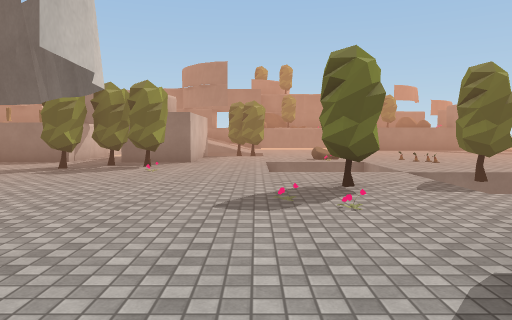
view 1 (above)

24 first-person views from a walk through a 3-D level made in the Unity game engine. The camera is 1.4 m above the floor, tilts 4° down and sees 70° across. The floor is counted in squares, 2 m on a side. Each view is taken from the middle of a square. On the plan, view 1 faces up. The plan holds only what a view shows up to about 11 squares ahead; the rest is blank. The place goes on beyond the plan. Some surface patterns are stand-ins.

view 2
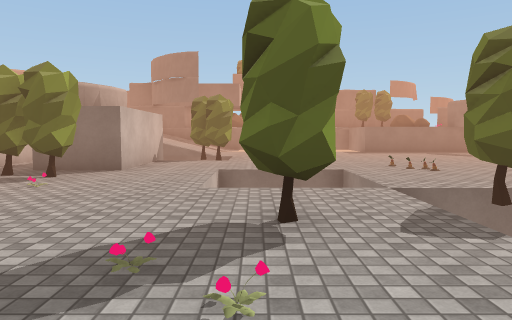

view 3
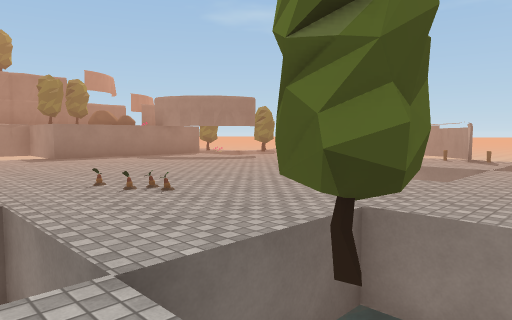

view 4
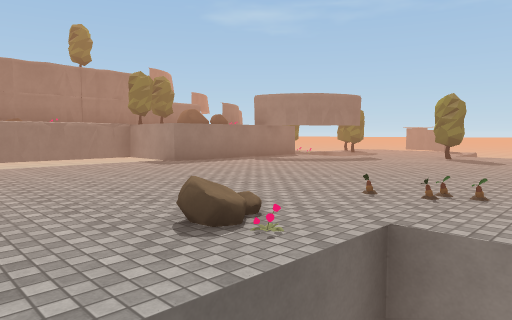

view 5
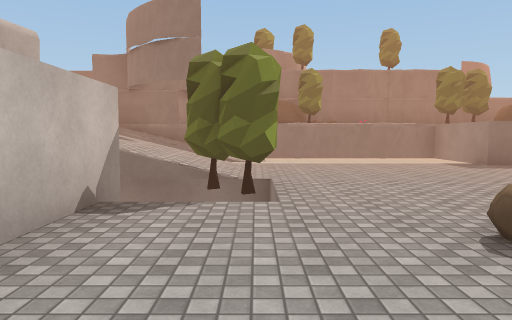

view 6
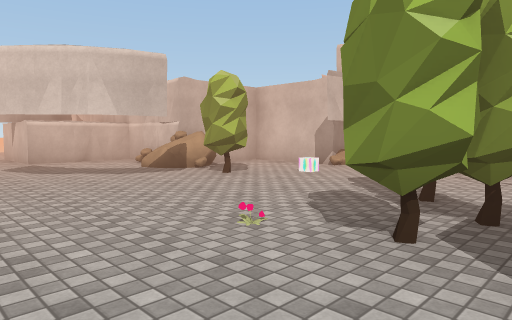

view 7
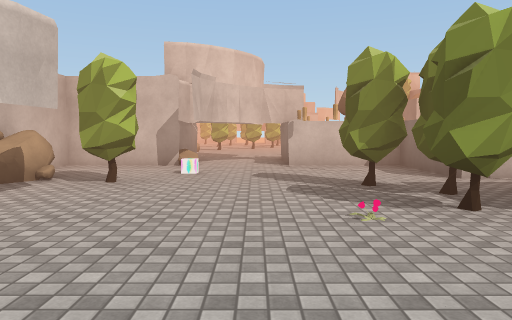

view 8
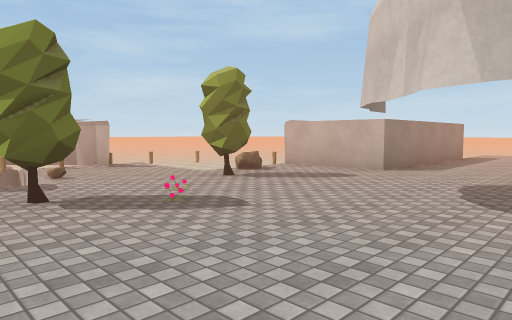

view 9
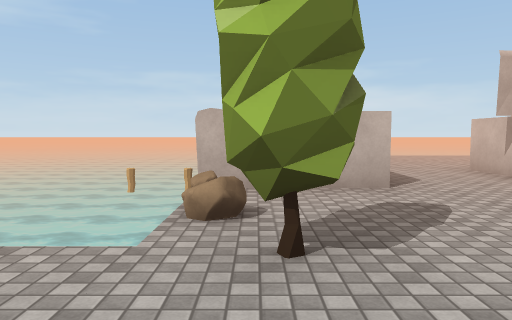

view 10
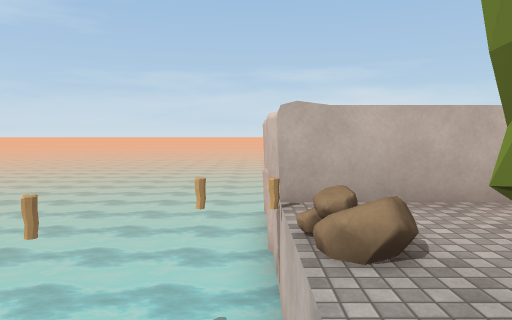

view 11
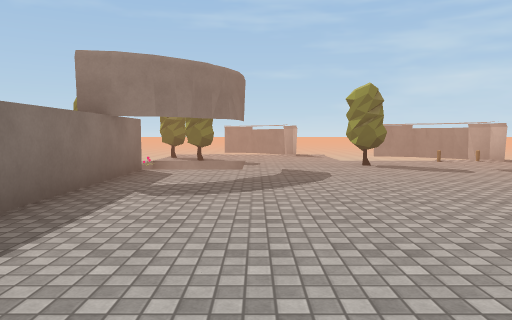

view 12
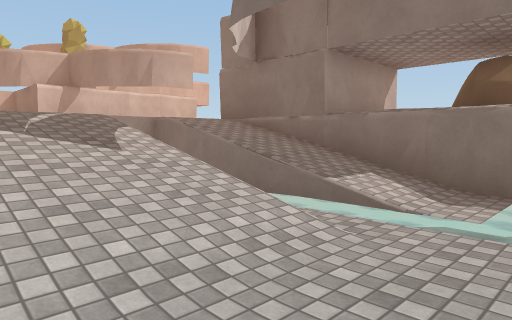

view 13
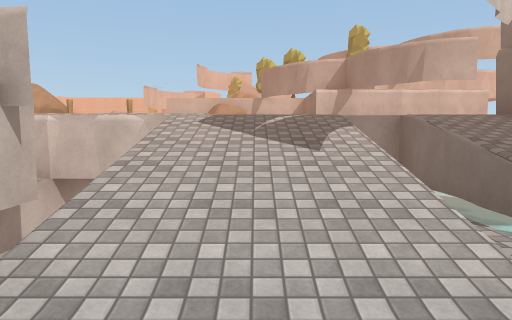

view 14
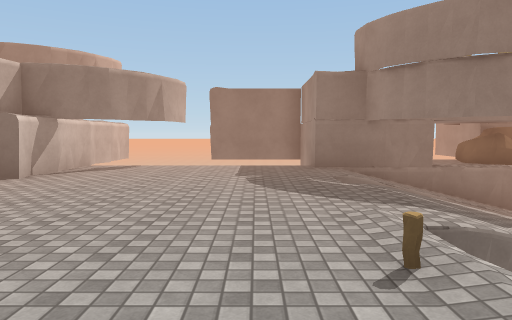

view 15
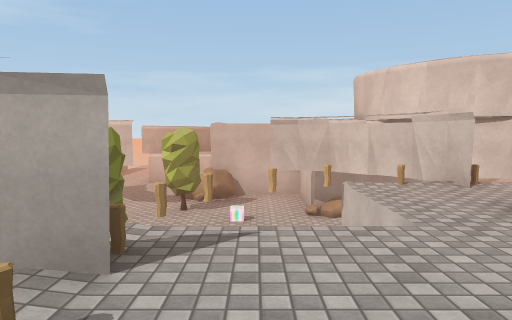

view 16
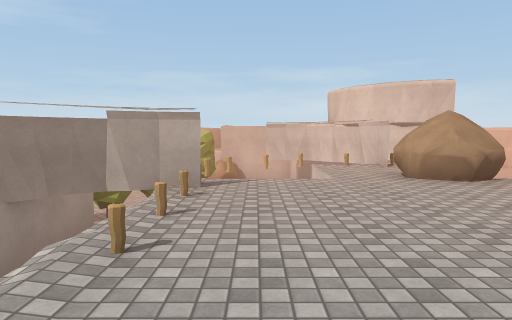

view 17
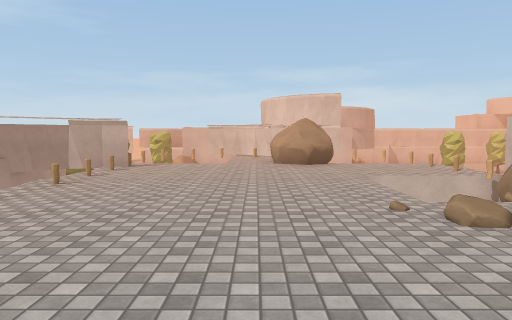

view 18
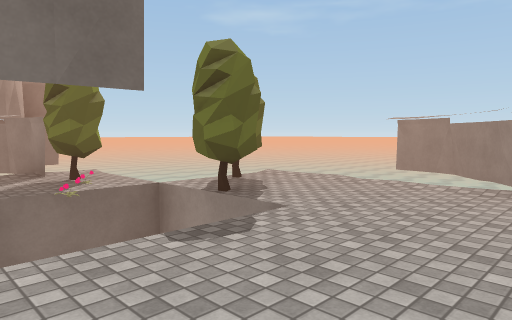

view 19
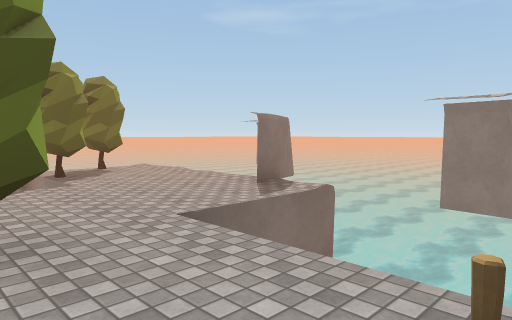

view 20
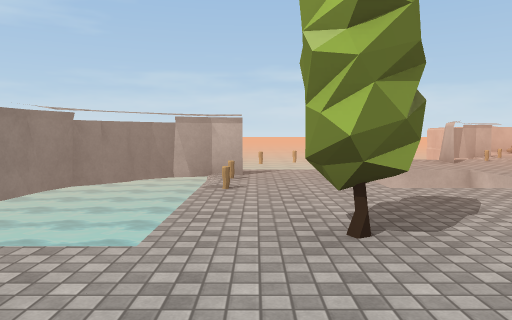

view 21
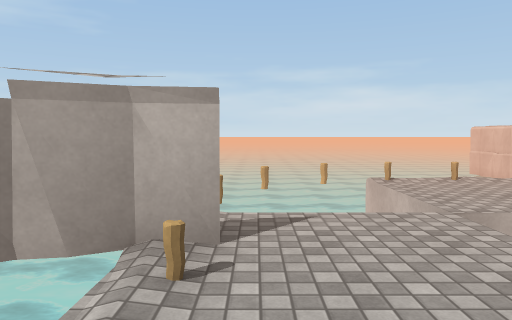

view 22
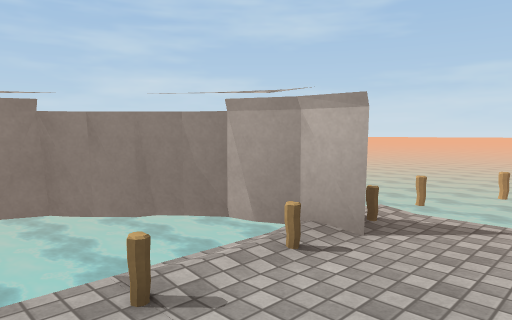

view 23
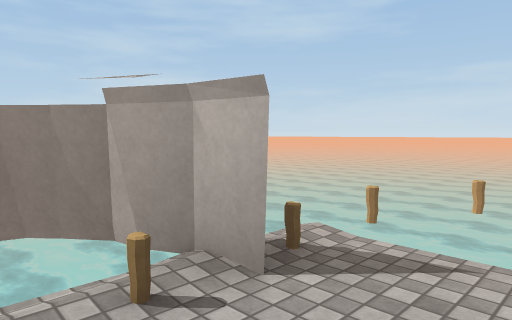

view 24
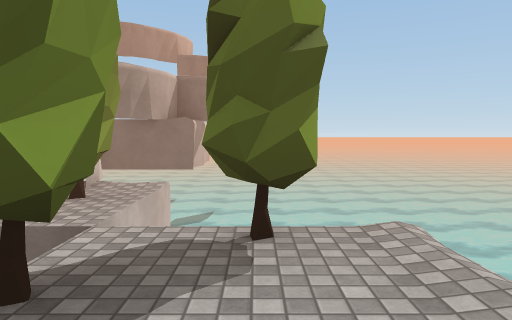

### Floor plan
Key: @ floor where view 1 was taken; # wall or solid block; x gap in a wall; . main floor; : floor 2 m higher than the main floor; - floor 2.5 m lower than the main floor; / step, stairs or slope; = window, fence, low wall or low ledge; ≈ water the walk keeps out of; v drop or lower ground; F flower; P plant; T tree; O other object.
Columns run from 10 left of view 1 to 17 right of it. Each row starts with its distance up from view 1.
 22 #                      #≈≈≈≈
 21 #vvvv##              ##    ≈
 20 #v vvv## #           #≈    ≈
 19 #: :::##########     ##≈   ≈
 18 # ::::////.    ≈     .T≈
 17 #:::::≈≈ /≈≈≈≈≈v##### O≈T≈
 16 ::::::////.........#.  TT.
 15 ::::::////..........   T.. #
 14 v:::::////................##
 13 v::::O   TT..............##≈
 12 v::::#v##≈T..........T....≈≈
 11 :::::#.##............T.≈  ≈≈
 10 :::::O ##...F.O........ #≈≈≈
  9 .#:....##..≈≈.P...≈≈≈.O##≈≈≈
  8  ::...TTT..  .....≈ ≈..x≈≈≈≈
  7  ##...T.F..≈≈.....≈≈≈..≈≈≈≈≈
  6   #..........TT≈..... O ≈≈≈≈
  5   # .......T.≈  .#...OO ≈≈≈≈
  4  ###..T...F..... #≈≈≈   ≈≈≈≈
  3   #..... ..F...##     ≈≈≈≈≈≈
  2   #..#=.. ..T...      ≈≈≈≈≈≈
  1    ###......#≈ O   ≈≈≈≈≈≈≈≈≈
  0      #....@..OO    ≈≈≈≈≈≈≈≈≈
 -1      ###...##≈≈≈≈  ≈≈≈≈≈≈≈≈
 -2        #...##-≈≈≈≈     ≈≈≈
 -3        #...# ≈≈≈≈≈≈    ≈≈
 -4        ....# ≈≈≈≈≈≈    ≈
 -5        ....# ≈≈≈≈≈≈≈
 -6       .....  ≈≈≈≈≈≈≈
 -7       ....   ≈≈≈≈≈≈≈≈
 -8              ≈≈≈≈≈≈≈≈

Where each view was taken, in squares from view 1:
view 1: 0 up, 0 right, facing up
view 2: 2 up, 1 right, facing up
view 3: 5 up, 2 right, facing up-right
view 4: 8 up, 0 right, facing up-right
view 5: 8 up, 0 right, facing up
view 6: 9 up, 0 right, facing down-left
view 7: 6 up, 1 right, facing left
view 8: 6 up, 3 left, facing down-right
view 9: 4 up, 2 right, facing down
view 10: 3 up, 3 right, facing down
view 11: 14 up, 3 right, facing right
view 12: 14 up, 1 right, facing up-left
view 13: 15 up, 1 right, facing left
view 14: 11 up, 6 left, facing up
view 15: 12 up, 6 left, facing down
view 16: 15 up, 6 left, facing down
view 17: 18 up, 8 left, facing down
view 18: 12 up, 10 right, facing up-right
view 19: 9 up, 11 right, facing up-right
view 20: 14 up, 12 right, facing down
view 21: 10 up, 12 right, facing down
view 22: 10 up, 11 right, facing down-right
view 23: 9 up, 11 right, facing down-right
view 24: 14 up, 14 right, facing up
